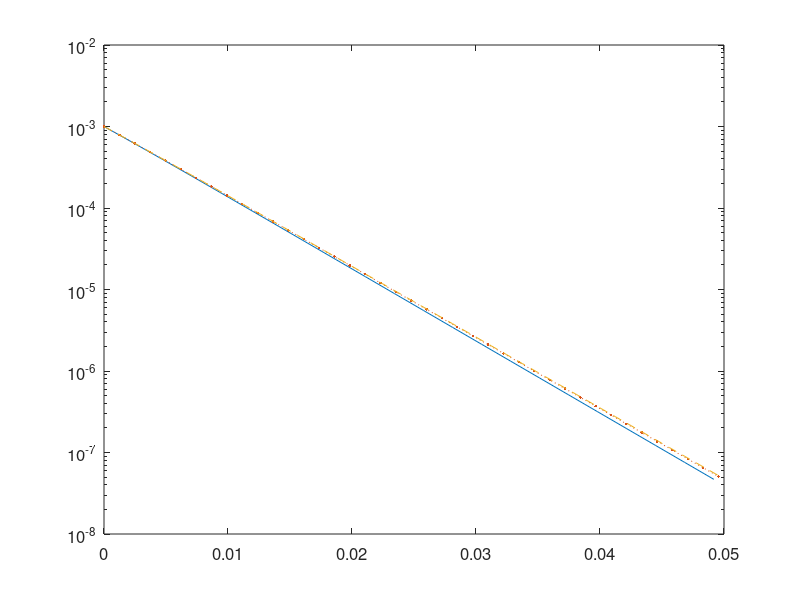

Write the MATLAB code that produced this figure. (Note: this script raises an error after producing the figure.)
% u'(t)=1-c*sqrt(u)*u, t in [0,0.05] 
% Initial condition: u(0)=u_s ;
clear; clc,close all;
tic
Nt = [20 40 80];
U = [];
Error = [];
c = 10000;
u_s = 1/sqrt(c);
ta = 0;
tb = 0.05;
kappa = 800;
fun = @(t,u) 1-c*abs(u)*u;
for k = 1:length(Nt)
    N = Nt(k);
    h = (tb-ta)/N;    
    % relaxation
    c_s = (1+h*kappa+1/2*(h*kappa)^2+1/6*(h*kappa)^3+5*64/14293*(h*kappa)^4)/...
          (1+h*kappa+1/2*(h*kappa)^2+1/6*(h*kappa)^3+1/24*(h*kappa)^4+64/14293*(h*kappa)^5);
    h_r = c_s*h;
    N_r = (tb-ta)/h_r;
    A = [1 0 0 0 0;
         0.444370493651235 0.555629506348765 0 0 0;
         0.620101851488403 0 0.379898148511597 0 0;
         0.178079954393132 0 0 0.821920045606868 0;
         0 0 0.517231671970585 0.096059710526147 0.386708617503268];
    b = [0.39175222657189 0 0 0 0;
         0 0.368410593050371 0 0 0;
         0 0 0.251891774271694 0 0;
         0 0 0 0.54497475022852 0;
         0 0 0 0.063692468666290 0.226007483236906];
    t = ta:h_r:tb;                   % interval partition
    u(1) = 0.9*u_s;                  % initial value
    % recursive approximations
    psi(1) = 1;
    psi(2) = psi(1)*( A(1,1)+h*kappa*b(1,1) );
    psi(3) = psi(1)*( A(2,1)+h*kappa*b(2,1) ) + ...
             psi(2)*( A(2,2)+h*kappa*b(2,2) );
    psi(4) = psi(1)*( A(3,1)+h*kappa*b(3,1) ) + ...
             psi(2)*( A(3,2)+h*kappa*b(3,2) ) + ...
             psi(3)*( A(3,3)+h*kappa*b(3,3) );
    psi(5) = psi(1)*( A(4,1)+h*kappa*b(4,1) ) + ...
             psi(2)*( A(4,2)+h*kappa*b(4,2) ) + ...
             psi(3)*( A(4,3)+h*kappa*b(4,3) ) + ...
             psi(4)*( A(4,4)+h*kappa*b(4,4) );
    psi(6) = psi(1)*( A(5,1)+h*kappa*b(5,1) ) + ...
             psi(2)*( A(5,2)+h*kappa*b(5,2) ) + ...
             psi(3)*( A(5,3)+h*kappa*b(5,3) ) + ...
             psi(4)*( A(5,4)+h*kappa*b(5,4) ) + ...
             psi(5)*( A(5,5)+h*kappa*b(5,5) );
         
    for n = 1:N_r
        % pRRK(5,4) scheme
        u1 = 1/psi(2)*( psi(1)*( A(1,1)*u(n)+b(1,1)*h.*( fun(t(n),u(n))+       kappa*u(n) ) ) );
        u2 = 1/psi(3)*( psi(1)*( A(2,1)*u(n)+b(2,1)*h.*( fun(t(n),u(n))+       kappa*u(n) ) )+...
                        psi(2)*( A(2,2)*u1+  b(2,2)*h.*( fun(t(n)+0.39175222700392*h_r,u1)+kappa*u1 ) ) );
        u3 = 1/psi(4)*( psi(1)*( A(3,1)*u(n)+b(3,1)*h.*( fun(t(n),u(n))+       kappa*u(n) ) )+...
                        psi(2)*( A(3,2)*u1+  b(3,2)*h.*( fun(t(n)+0.39175222700392*h_r,u1)+kappa*u1 ) )+...
                        psi(3)*( A(3,3)*u2+  b(3,3)*h.*( fun(t(n)+0.58607968896779*h_r,u2)+kappa*u2 ) ) );
        u4 = 1/psi(5)*( psi(1)*( A(4,1)*u(n)+b(4,1)*h.*( fun(t(n),u(n))+       kappa*u(n) ) )+...
                        psi(2)*( A(4,2)*u1+  b(4,2)*h.*( fun(t(n)+0.39175222700392*h_r,u1)+kappa*u1 ) )+...
                        psi(3)*( A(4,3)*u2+  b(4,3)*h.*( fun(t(n)+0.58607968896779*h_r,u2)+kappa*u2 ) )+...
                        psi(4)*( A(4,4)*u3+  b(4,4)*h.*( fun(t(n)+0.47454236302687*h_r,u3)+kappa*u3 ) ) );
    u(n+1) = 1/psi(6)*( psi(1)*( A(5,1)*u(n)+b(5,1)*h.*( fun(t(n),u(n))+       kappa*u(n) ) )+...
                        psi(2)*( A(5,2)*u1+  b(5,2)*h.*( fun(t(n)+0.39175222700392*h_r,u1)+kappa*u1 ) )+...
                        psi(3)*( A(5,3)*u2+  b(5,3)*h.*( fun(t(n)+0.58607968896779*h_r,u2)+kappa*u2 ) )+...
                        psi(4)*( A(5,4)*u3+  b(5,4)*h.*( fun(t(n)+0.47454236302687*h_r,u3)+kappa*u3 ) )+...
                        psi(5)*( A(5,5)*u4+  b(5,5)*h.*( fun(t(n)+0.93501063100924*h_r,u4)+kappa*u4 ) ) );
    end
    T{k} = t;
    U{k} = u;
end
t_s = ta:0.0001:tb;
u_s = ones(1,length(t_s))*u_s;

%% logarithmic plot
figure(1)
semilogy(T{1},abs(U{1}-0.01),'-',T{2},abs(U{2}-0.01),':.',T{3},abs(U{3}-0.01),'--');
axis([ta,tb,1e-8,0.01]);
set(gcf,'color','w');
set (gca,'FontSize',12,'fontweight','demi');
xlabel('$t$','Interpreter','latex','FontSize',16);
ylabel('$|u-u^{*}|$','Interpreter','latex','FontSize',16);
legend('$N=20$','$N=40$','$N=80$','location','northeast');
set(gcf,'Units','centimeters','Position',[10 5 13 10]);
set(gca,'linewidth',1);
set(gca,'box','off');
set(get(gca,'Children'),'linewidth',2);
toc